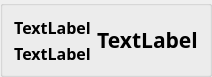
          <widget class="QGroupBox" name="groupBox_2">
           <property name="maximumSize">
            <size>
             <width>350</width>
             <height>60</height>
            </size>
           </property>
           <property name="title">
            <string/>
           </property>
           <property name="alignment">
            <set>Qt::AlignLeading|Qt::AlignLeft|Qt::AlignVCenter</set>
           </property>
           <layout class="QHBoxLayout" name="horizontalLayout_29">
            <item>
             <layout class="QVBoxLayout" name="verticalLayout_61">
              <item>
               <widget class="QLabel" name="lbClassLevel">
                <property name="maximumSize">
                 <size>
                  <width>16777215</width>
                  <height>20</height>
                 </size>
                </property>
                <property name="font">
                 <font>
                  <family>나눔스퀘어 네오 Bold</family>
                  <pointsize>12</pointsize>
                  <bold>true</bold>
                 </font>
                </property>
                <property name="text">
                 <string>TextLabel</string>
                </property>
                <property name="alignment">
                 <set>Qt::AlignCenter</set>
                </property>
               </widget>
              </item>
              <item>
               <widget class="QLabel" name="lbName">
                <property name="maximumSize">
                 <size>
                  <width>16777215</width>
                  <height>20</height>
                 </size>
                </property>
                <property name="font">
                 <font>
                  <family>나눔스퀘어 네오 Bold</family>
                  <pointsize>12</pointsize>
                  <bold>true</bold>
                 </font>
                </property>
                <property name="text">
                 <string>TextLabel</string>
                </property>
                <property name="alignment">
                 <set>Qt::AlignCenter</set>
                </property>
               </widget>
              </item>
             </layout>
            </item>
            <item>
             <widget class="QLabel" name="lbServer">
              <property name="maximumSize">
               <size>
                <width>16777215</width>
                <height>50</height>
               </size>
              </property>
              <property name="font">
               <font>
                <family>나눔스퀘어 네오 Bold</family>
                <pointsize>16</pointsize>
                <bold>true</bold>
               </font>
              </property>
              <property name="text">
               <string>TextLabel</string>
              </property>
              <property name="alignment">
               <set>Qt::AlignCenter</set>
              </property>
             </widget>
            </item>
           </layout>
          </widget>
